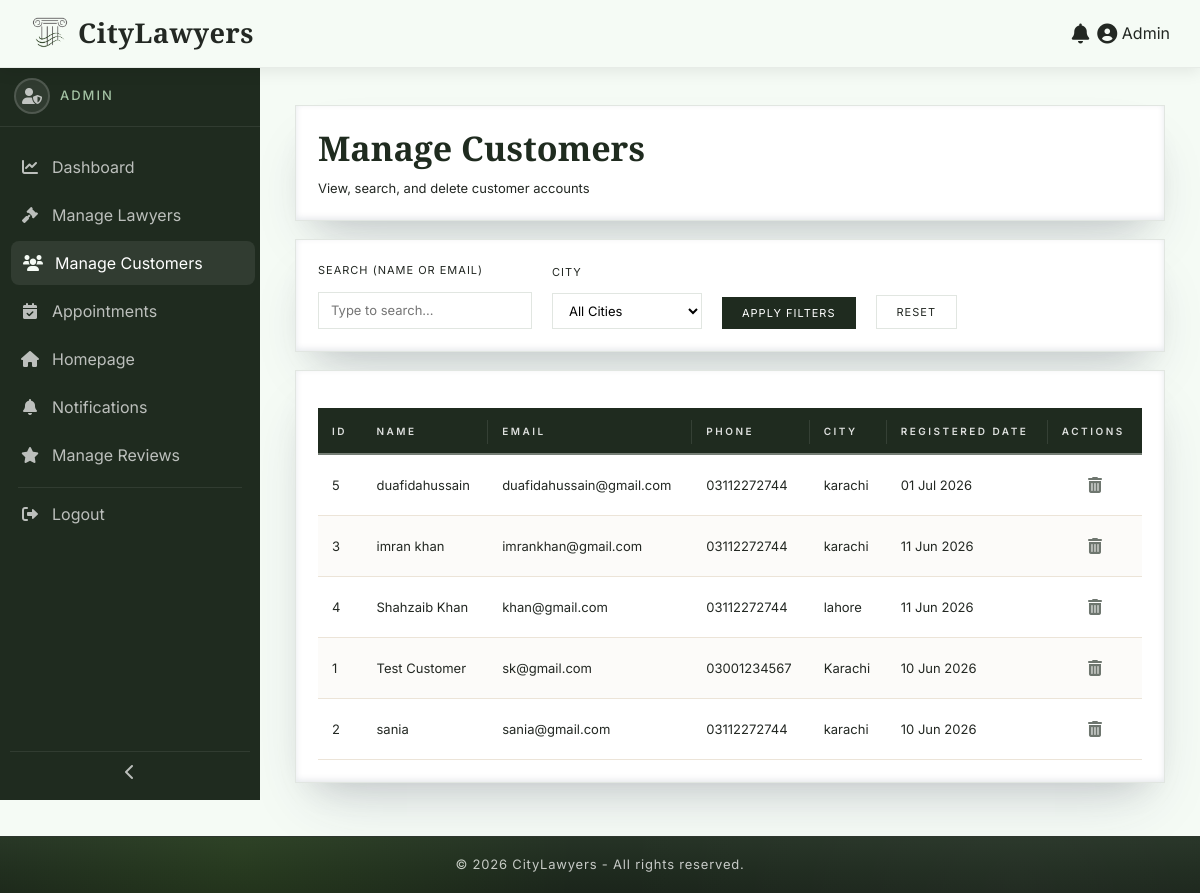
The page /admin/manage-customers.php (signed in) on the database as committed earlier.
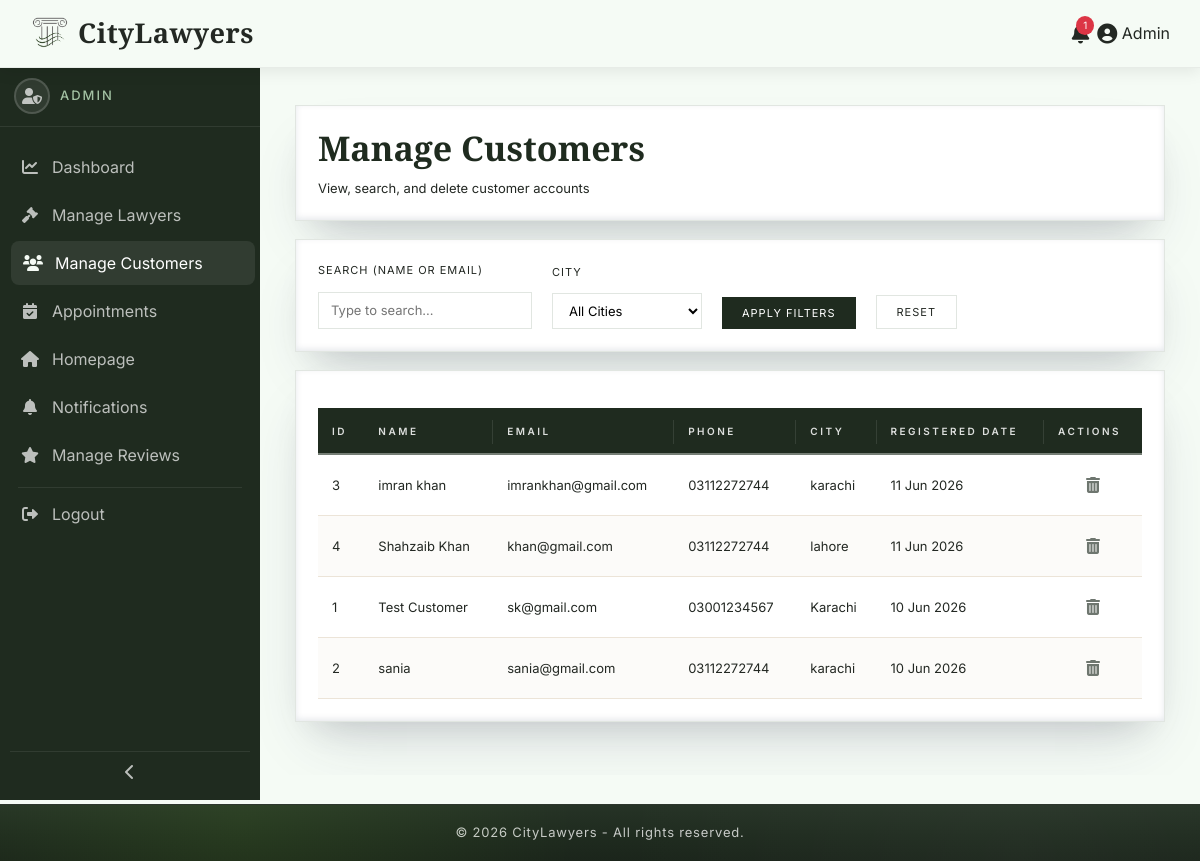
The same page on the database as committed later.
### tables this page shows
CREATE TABLE `customers` (
  `id` int(11) NOT NULL,
  `name` varchar(100) NOT NULL,
  `email` varchar(100) NOT NULL,
  `password` varchar(255) NOT NULL,
  `phone` varchar(20) DEFAULT NULL,
  `address` text DEFAULT NULL,
  `city` varchar(50) DEFAULT NULL,
  `reg_date` date DEFAULT NULL,
  `status` enum('active','inactive') DEFAULT 'active'
);

### includes/functions.php (called while the page is built, shortened)
<?php
function getUnreadCount($user_id, $user_type)
{
    global $conn;
    try {
        $stmt = $conn->prepare("
            SELECT COUNT(*) as count
            FROM notifications
            WHERE user_id = ? AND user_type = ? AND is_read = 0
        ");
        $stmt->execute([$user_id, $user_type]);
        $result = $stmt->fetch(PDO::FETCH_ASSOC);
        return (int)$result['count'];
    } catch (PDOException $e) {
        return 0;
    }
}
?>

### admin/manage-customers.php (the view, shortened to what the changed rows need)
<?php
$page_layout = 'fluid';
$footer_css = 'dashboard';
require_once '../includes/config.php';
$conditions = [];
$where = !empty($conditions) ? "WHERE " . implode(" AND ", $conditions) : "";
$limit = 10;
$page = isset($_GET['page']) ? (int)$_GET['page'] : 1;
$offset = ($page - 1) * $limit;
$sql = "SELECT * FROM customers $where ORDER BY reg_date DESC LIMIT :limit OFFSET :offset";
$stmt = $conn->prepare($sql);
$stmt->bindValue(':limit', $limit, PDO::PARAM_INT);
$stmt->bindValue(':offset', $offset, PDO::PARAM_INT);
$stmt->execute();
$customers = $stmt->fetchAll(PDO::FETCH_ASSOC);
include '../includes/header.php';
?>
<link rel="stylesheet" href="<?php echo BASE_URL; ?>assets/css/dashboard.css">
<link rel="stylesheet" href="<?php echo BASE_URL; ?>assets/css/tables.css">
<link rel="stylesheet" href="<?php echo BASE_URL; ?>assets/css/sidebar.css">
<div class="dashboard-wrapper">
    <div class="main-content">
        <div class="dashboard-card">
            <h2 class="dashboard-title">Manage Customers</h2>
        </div>
        <div class="dashboard-card">
            <?php if (count($customers) > 0): ?>
                <div class="table-wrap">
                    <table class="dashboard-table">
                        <thead>
                            <tr>
                                <th>ID</th>
                                <th>Name</th>
                                <th>Email</th>
                                <th>Phone</th>
                                <th>City</th>
                                <th>Registered Date</th>
                                <th>Actions</th>
                            </tr>
                        </thead>
                        <tbody>
                            <?php foreach ($customers as $row): ?>
                            <tr>
                                <td><?php echo $row['id']; ?></td>
                                <td><?php echo htmlspecialchars($row['name']); ?></td>
                                <td><?php echo htmlspecialchars($row['email']); ?></td>
                                <td><?php echo htmlspecialchars($row['phone'] ?? '-'); ?></td>
                                <td><?php echo htmlspecialchars($row['city'] ?? '-'); ?></td>
                                <td><?php echo date('d M Y', strtotime($row['reg_date'])); ?></td>
                                <td>
                                    <div class="action-icons">
                                        <a href="?delete=<?php echo $row['id']; ?>"
                                           class="action-icon delete"
                                           data-tooltip="Delete"
                                           onclick="return confirm('Delete this customer permanently? This will also delete all their appointments.')">
                                            <i class="fas fa-trash-alt"></i>
                                        </a>
                                    </div>
                                </td>
                            </tr>
                            <?php endforeach; ?>
                        </tbody>
                    </table>
                </div>
            <?php else: ?>
                <p class="no-data">No customers found.</p>
            <?php endif; ?>
        </div>
    </div>
</div>
<?php include '../includes/dashboard-footer.php'; ?>

### includes/header.php (shortened to what the changed rows need)
<!DOCTYPE html>
<html lang="en">
<head>
    <link href="https://cdn.jsdelivr.net/npm/bootstrap@5.3.0-alpha1/dist/css/bootstrap.min.css" rel="stylesheet">
    <link rel="stylesheet" href="https://cdnjs.cloudflare.com/ajax/libs/font-awesome/6.0.0/css/all.min.css">
    <link rel="stylesheet" href="<?php echo BASE_URL; ?>assets/css/global.css">
    <link rel="stylesheet" href="<?php echo BASE_URL; ?>assets/css/forms.css">
    <?php if (isset($footer_css) && $footer_css === 'dashboard'): ?>
        <link rel="stylesheet" href="<?php echo BASE_URL; ?>assets/css/dashboard-footer.css">
    <?php else: ?>
        <link rel="stylesheet" href="<?php echo BASE_URL; ?>assets/css/footer.css">
    <?php endif; ?>
</head>
<body>
<?php
$user_type      = null;
$user_name      = null;
$user_id        = null;
if (isset($_SESSION['customer_id'])) {
    $user_type      = 'customer';
    $user_name      = $_SESSION['customer_name'];
    $dashboard_link = BASE_URL . 'customer/index.php';
    $user_id        = $_SESSION['customer_id'];
} elseif (isset($_SESSION['lawyer_id'])) {
    $user_type      = 'lawyer';
    $user_name      = $_SESSION['lawyer_name'];
    $dashboard_link = BASE_URL . 'lawyer/index.php';
    $user_id        = $_SESSION['lawyer_id'];
} elseif (isset($_SESSION['admin_id'])) {
    $user_type      = 'admin';
    $user_name      = 'Admin';
    $user_id        = $_SESSION['admin_id'];
}
$unread_count = 0;
if ($user_type && $user_id) {
    $unread_count = getUnreadCount($user_id, $user_type);
}
?>
<div class="top-navbar">
    <nav class="navbar navbar-expand-lg py-2">
        <div class="container-fluid navbar-container">
            <?php if (!$user_type): ?>
                <div class="d-none d-lg-flex flex-column align-items-end">
                    <ul class="navbar-nav">
                        <li class="nav-item">
                            <a class="nav-link right-to-left" href="<?php echo BASE_URL; ?>">Home</a>
                        </li>
                        <li class="nav-item">
                            <a class="nav-link right-to-left" href="<?php echo BASE_URL; ?>customer/search.php">Find Lawyers</a>
                        </li>
                        <li class="nav-item">
                            <a class="nav-link right-to-left" href="<?php echo BASE_URL; ?>contact.php">Contact Us</a>
                        </li>
                        <li class="nav-item">
                            <a class="nav-link btn btn-success text-white px-3 rounded-0" href="<?php echo BASE_URL; ?>register.php">
                                <i class="fas fa-user-plus me-2"></i> Get Registered
                            </a>
                        </li>
                    </ul>
                    <div class="guest-row">
                        <a class="nav-link" href="<?php echo BASE_URL; ?>customer/login.php">
                            <i class="fas fa-sign-in-alt"></i> Login as User
                        </a>
                        <a class="nav-link" href="<?php echo BASE_URL; ?>lawyer/login.php">
                            <i class="fas fa-gavel"></i> Login as Lawyer
                        </a>
                    </div>
                </div>
            <?php else: ?>
                <div class="d-flex align-items-center ms-auto">
                    <div class="dropdown me-2">
                        <a class="nav-link position-relative" href="#" id="notificationBell"
                           data-bs-toggle="dropdown" aria-expanded="false" title="Notifications">
                            <i class="fas fa-bell fa-lg"></i>
                            <?php if ($unread_count > 0): ?>
                                <span class="notification-badge"><?php echo $unread_count; ?></span>
                            <?php endif; ?>
                        </a>
                    </div>
                    <div class="dropdown">
                        <a class="nav-link dropdown-toggle" href="#" role="button" data-bs-toggle="dropdown">
                            <i class="fas fa-user-circle fa-lg"></i> <?php echo htmlspecialchars($user_name); ?>
                        </a>
                    </div>
                </div>
            <?php endif; ?>
        </div>
    </nav>
</div>
<main>
<?php if (isset($page_layout) && $page_layout === 'fluid'): ?>
    <div class="container-fluid p-0">
<?php else: ?>
    <div class="container">
<?php endif; ?>

Rows that differ between the two databases and show on the page:
removed customers: id "5", name "duafidahussain", email "duafidahussain@gmail.com", phone "03112272744", city "karachi", reg_date "01 Jul 2026"
Other text that changed with them:
$unread_count: (not shown) → "1"
